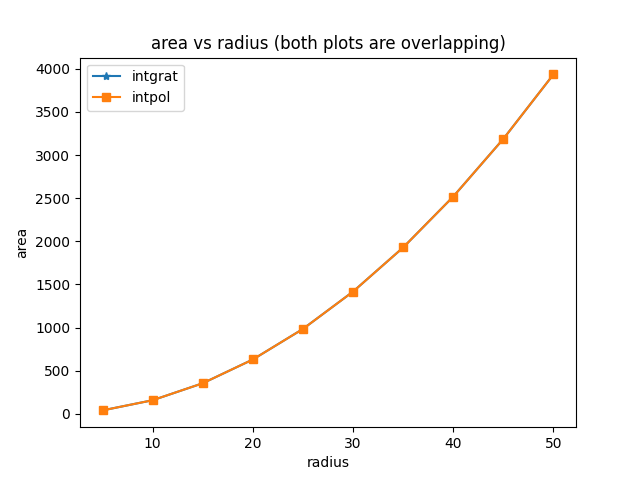

Here is the Python script that generated this plot:
import numpy as np
import math as ma
import matplotlib.pyplot as plt
from scipy.interpolate import CubicSpline
def func(x,r):
    return ma.sqrt(r*r-x*x)

def midI(a, b, n):
    h = (b-a)/n
    s=0
    for i in range (n):
        s = s+h*func((a+h/2)+i*h,b)
    return s
    #print("Value of integral by midpoint method: ","%.8f"%s)

def yval():
    xa= np.linspace(5,50,10)
    ya = np.linspace(5,50,10)
    for i in range(0,10):
        e = midI(-xa[i],xa[i],30)
        ya[i]=e
    
    plt.plot(xa, ya, label='intgrat', marker = "*")
    cs = CubicSpline(xa,ya)
    d=cs(13)
    print('Value of f(13) by cubic spline is: ','%.4f'%d)
    plt.plot(xa,cs(xa),label='intpol', marker = "s")
    plt.xlabel('radius')
    plt.ylabel('area')
    plt.title('area vs radius (both plots are overlapping)')
    plt.legend()
    plt.show()

yval()
